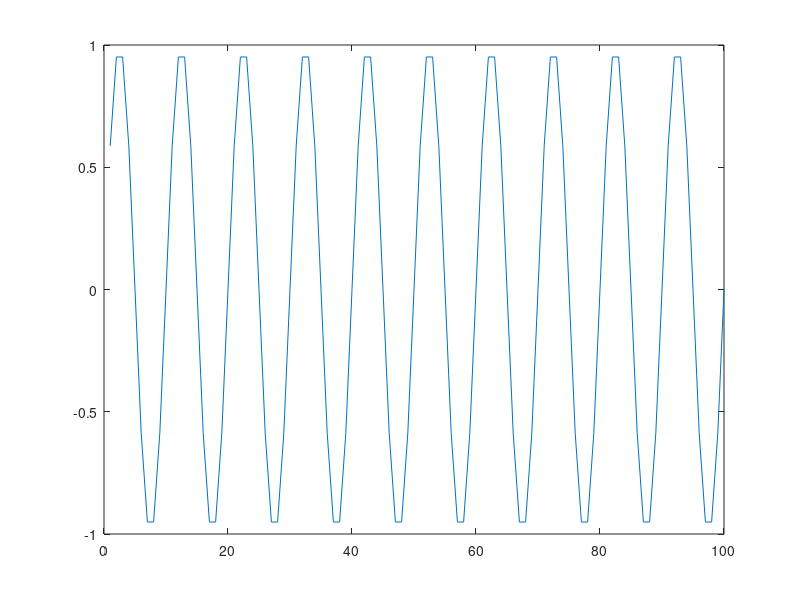

MATLAB code for this plot: (Note: this script raises an error after producing the figure.)
clc;
clear all;
close all;
t=1:100;
f=.1;
car = sin(2*pi*f*t);
plot(car);
bin = [];
 for i=1:10
    bin =[ bin input('enter value of 10 bit sequence')];
 end
 bin
 i = 1;
 
 s = zeros(1,100);
 for j = 1:10
    temp = t(j*10 - 10 + 1:j*10);
 
    for k = (j*10 - 10 + 1):j*10
     
     if bin(k) == 0
         
       s(k) = -1 * sin(2*pi*f*temp(k));
     else
         s(k) = sin(2*pi*f*temp(k));
     end
     
 
 
 end
 
  
    
 end
 
 s
 plot(s);
% for i=1:10
%     if Tx(i)==0
%         Tx(i)=;
%     else
%         Tx(i)=-s;
%     end
% end
